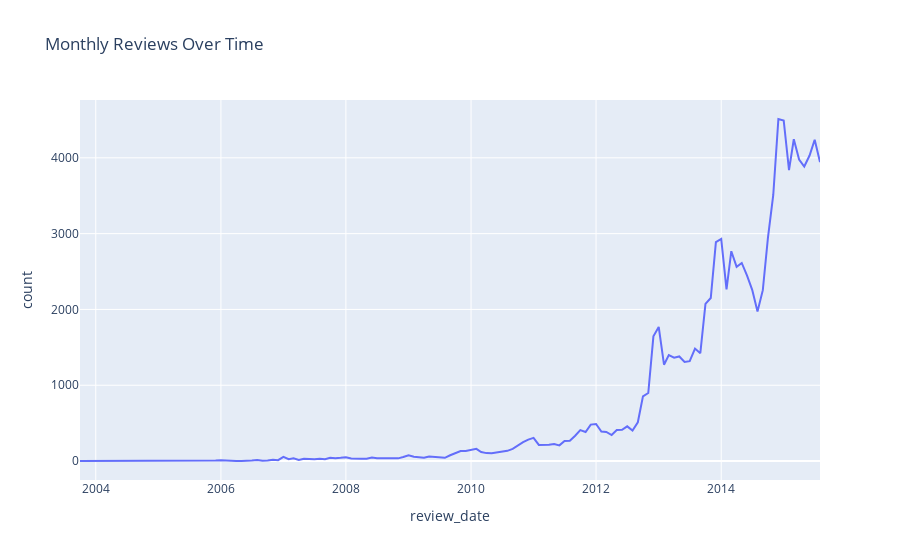

Notebook cell for this chart:
### Code cell
fig = px.line(new_df.sort_values('review_date'), x='review_date', y='count', title='Monthly Reviews Over Time')
fig.show()
